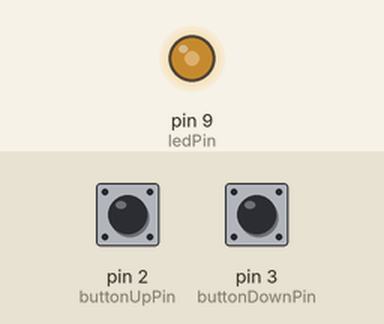
This sketch was run on a simulated Arduino Uno, built with avr-gcc and run on an emulated ATmega328P. On the bench: output pins drawn as LEDs (lit = HIGH). Inputs (shaded band) come from the test bench; at power-on: pin 2 (buttonUpPin) LOW, pin 3 (buttonDownPin) LOW.

Above: at 1.2 s.
1.3 s: pin 2 (buttonUpPin) pulled HIGH for 1 s
At 3.0 s:
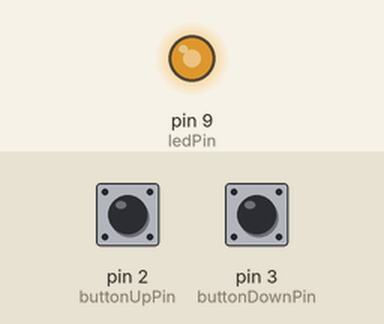
4.3 s: pin 3 (buttonDownPin) pulled HIGH for 3.2 s
At 8.2 s:
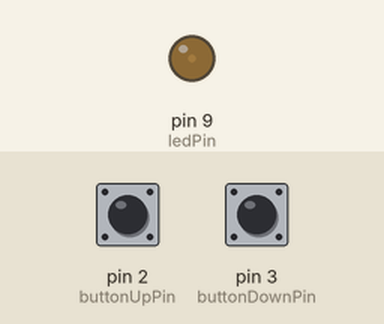
9.0 s: pin 3 (buttonDownPin) pulled HIGH for 1 s
At 9.25 s:
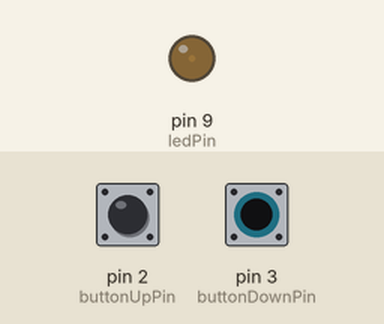
11.5 s: pin 2 (buttonUpPin) pulled HIGH for 0.15 s
At 12.6 s:
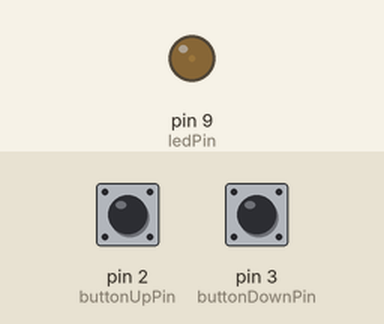
13.2 s: pin 3 (buttonDownPin) pulled HIGH for 0.15 s
At 13.9 s:
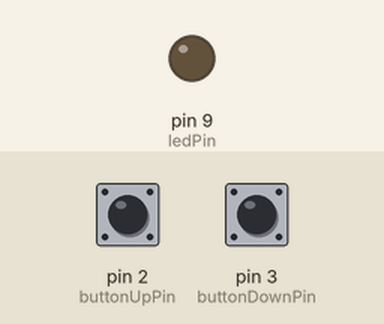
14.9 s: pin 2 (buttonUpPin) driven HIGH
At 16.35 s:
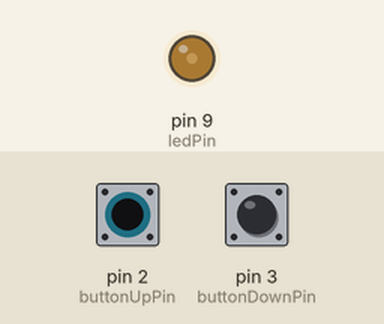
Timing chart, 0 to 18.9 s (numbered marks = the images above; inputs shaded):
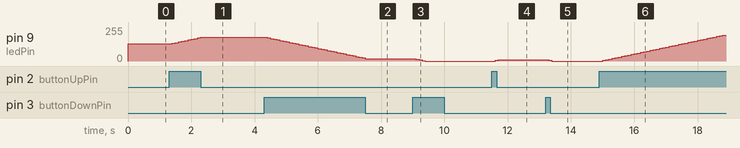

The sketch:

PWM.ino
```cpp
// Definir los pines
const int ledPin = 9;  // Pin PWM para el LED
const int buttonUpPin = 2;   // Pin para el botón de aumentar
const int buttonDownPin = 3; // Pin para el botón de disminuir

int ledBrightness = 128;  // Iniciar con una luminosidad media

void setup() {
  // Iniciar los pines
  pinMode(ledPin, OUTPUT);
  pinMode(buttonUpPin, INPUT);
  pinMode(buttonDownPin, INPUT);
}

void loop() {
  // Aumentar la luminosidad si se presiona el botón de arriba
  if (digitalRead(buttonUpPin) == HIGH) {
    ledBrightness += 5;
    if (ledBrightness > 255) ledBrightness = 255;
    delay(100); // Pequeño retardo para evitar cambios demasiado rápidos
  }

  // Disminuir la luminosidad si se presiona el botón de abajo
  if (digitalRead(buttonDownPin) == HIGH) {
    ledBrightness -= 5;
    if (ledBrightness < 0) ledBrightness = 0;
    delay(100); // Pequeño retardo
  }

  // Establecer la luminosidad del LED
  analogWrite(ledPin, ledBrightness);
}
```

Measured:
- after the input at 1.3 s, pin 9 (ledPin): moves from 128/255 to 178/255 over 0.90 s, starting after 0.10 s
- after the input at 4.3 s, pin 9 (ledPin): moves from 178/255 to 18/255 over 3.1 s, starting after 0.10 s
- after the input at 9.0 s, pin 9 (ledPin): 18/255 → 13/255 after 0.10 s, → 8/255 0.10 s later, → 3/255 0.10 s later, → 0/255 0.10 s later
- after the input at 11.5 s, pin 9 (ledPin): 0/255 → 5/255 after 0.10 s, → 10/255 0.10 s later
- after the input at 13.2 s, pin 9 (ledPin): 10/255 → 5/255 after 0.10 s, → 0/255 0.10 s later
- after the input at 14.9 s, pin 9 (ledPin): moves from 0/255 to 195/255 over 3.8 s, starting after 0.10 s
